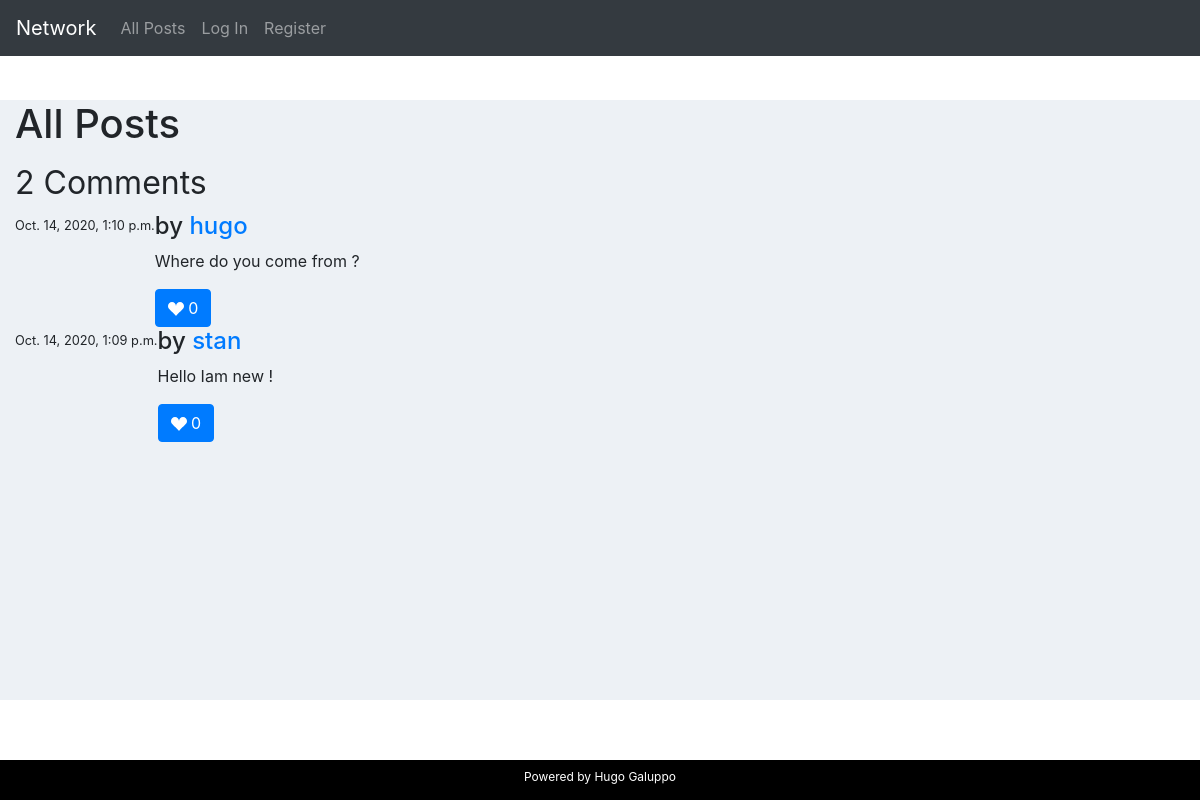
The app's page /, older data.
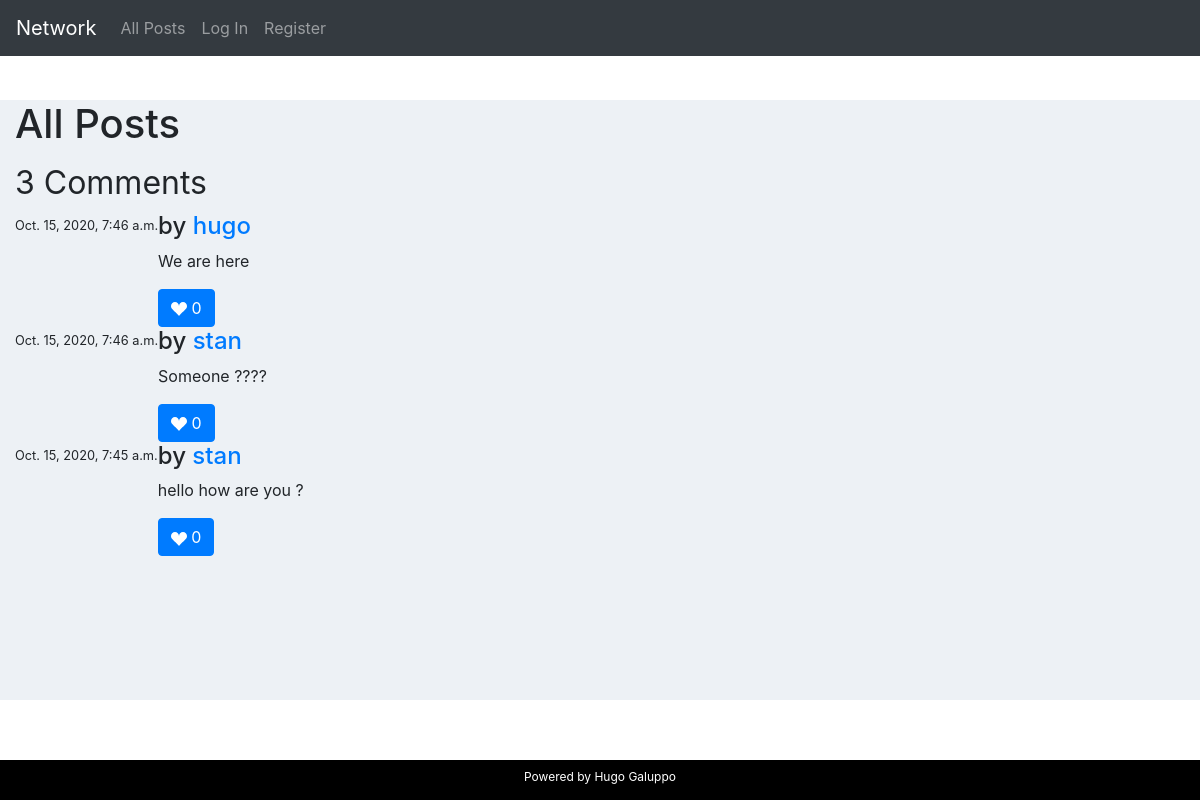
The same page, newer data.
### network/models.py (models this page shows, shortened)
class Post (models.Model):
    author = models.ForeignKey("Profile", on_delete=models.CASCADE, related_name="author") #profile.author
    content = models.CharField(max_length=100)
    date = models.DateTimeField(auto_now=True)
    like = models.IntegerField(blank=True)

class Profile(models.Model):
    user = models.OneToOneField("User", on_delete=models.CASCADE, related_name="user") # user.user
    title = models.CharField(max_length=100, blank=True)
    followers = models.ManyToManyField("User",related_name="is_following", blank=True)     # user.is_following.all()

class User(AbstractUser):
    pass

### network/views.py (the view)
# urls.py: path("", views.index, name="index"),
def index(request):
    allPosts = Post.objects.all()
    paginator = Paginator(allPosts, 10) # Show 10 posts per page.
    page_number = request.GET.get('page')
    page_obj = paginator.get_page(page_number)
    allPosts = allPosts.order_by("-date").all()
    if request.method == 'POST':
        print(request.user.id)
        form = PostForm(request.POST, request.user)
        if form.is_valid():
            instance = form.save(commit=False)
            instance.user = request.user
            author = request.user
            print(author)
            if not request.user == instance.user:
                raise Http404
            content = request.POST["content"]
            new_post = Post(author = Profile.objects.get(user = author), content = content,like = 0 )
            new_post.save()
            return HttpResponseRedirect(reverse("index"))
    else:
        form = PostForm()
    return render(request, "network/index.html", {'form': form, 'allPosts': allPosts})

### network/templates/network/index.html (shortened to what this page needs)
{% extends "network/layout.html" %}
{% load static %}
{% block body %}
<div class="container-fluid">
<h1>All Posts</h1>
  <div class="row">
    <div class="col-md-8">
      <div class="page-header">
        <h1><small class="pull-right">{{allPosts.count}} Comments</small> </h1>
      </div>
     {% for post in allPosts %}
       <div class="comments-list">
           <div class="media">
               <p class="pull-right"><small> {{post.date}} </small></p>
                <div class="media-body">
                  <h4 class="media-heading user_name">by <a href="{% url 'profile' username=post.author.user.pk%}">{{post.author.user}}</h4></a>
                  <p>{{post.content}}</p>
                  <button type="submit" class="btn btn-primary">
                  <svg width="1em" height="1em" viewBox="0 0 16 16" class="bi bi-suit-heart-fill" fill="currentColor" xmlns="http://www.w3.org/2000/svg">
                    <path d="M4 1c2.21 0 4 1.755 4 3.92C8 2.755 9.79 1 12 1s4 1.755 4 3.92c0 3.263-3.234 4.414-7.608 9.608a.513.513 0 0 1-.784 0C3.234 9.334 0 8.183 0 4.92 0 2.755 1.79 1 4 1z"/>
                  </svg>
                  {{post.like}}
                  </button>
                </div>
            </div>
       </div>
    {% endfor %}
    </div>
</div>
</div>
{% endblock %}

Row changes from the older to the newer data that the page shows:
added Post: date "Oct. 15, 2020, 7:46 a.m.", author.user "hugo", content "We are here", like "0"
changed Post: date "Oct. 14, 2020, 1:10 p.m." → "Oct. 15, 2020, 7:46 a.m."; author.user "hugo" → "stan"; content "Where do you come from ?" → "Someone ????"
changed Post: date "Oct. 14, 2020, 1:09 p.m." → "Oct. 15, 2020, 7:45 a.m."; content "Hello Iam new !" → "hello how are you ?"
Text that changed along with them:
{{ allPosts.count }}: "2" → "3"
